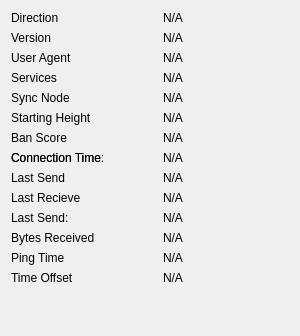
        <widget class="QWidget" name="detailWidget" native="true">
         <property name="minimumSize">
          <size>
           <width>300</width>
           <height>0</height>
          </size>
         </property>
         <layout class="QGridLayout" name="gridLayout_3">
          <item row="0" column="0">
           <widget class="QLabel" name="label_23">
            <property name="text">
             <string>Direction</string>
            </property>
           </widget>
          </item>
          <item row="0" column="2">
           <widget class="QLabel" name="peerDirection">
            <property name="cursor">
             <cursorShape>IBeamCursor</cursorShape>
            </property>
            <property name="text">
             <string>N/A</string>
            </property>
            <property name="textFormat">
             <enum>Qt::PlainText</enum>
            </property>
            <property name="textInteractionFlags">
             <set>Qt::LinksAccessibleByMouse|Qt::TextSelectableByKeyboard|Qt::TextSelectableByMouse</set>
            </property>
           </widget>
          </item>
          <item row="1" column="0">
           <widget class="QLabel" name="label_21">
            <property name="text">
             <string>Version</string>
            </property>
           </widget>
          </item>
          <item row="2" column="0">
           <widget class="QLabel" name="label_28">
            <property name="cursor">
             <cursorShape>IBeamCursor</cursorShape>
            </property>
            <property name="text">
             <string>User Agent</string>
            </property>
            <property name="textFormat">
             <enum>Qt::PlainText</enum>
            </property>
            <property name="textInteractionFlags">
             <set>Qt::LinksAccessibleByMouse|Qt::TextSelectableByKeyboard|Qt::TextSelectableByMouse</set>
            </property>
           </widget>
          </item>
          <item row="2" column="2">
           <widget class="QLabel" name="peerSubversion">
            <property name="cursor">
             <cursorShape>IBeamCursor</cursorShape>
            </property>
            <property name="text">
             <string>N/A</string>
            </property>
            <property name="textFormat">
             <enum>Qt::PlainText</enum>
            </property>
            <property name="textInteractionFlags">
             <set>Qt::LinksAccessibleByMouse|Qt::TextSelectableByKeyboard|Qt::TextSelectableByMouse</set>
            </property>
           </widget>
          </item>
          <item row="3" column="0">
           <widget class="QLabel" name="label_4">
            <property name="text">
             <string>Services</string>
            </property>
           </widget>
          </item>
          <item row="3" column="2">
           <widget class="QLabel" name="peerServices">
            <property name="cursor">
             <cursorShape>IBeamCursor</cursorShape>
            </property>
            <property name="text">
             <string>N/A</string>
            </property>
            <property name="textFormat">
             <enum>Qt::PlainText</enum>
            </property>
            <property name="textInteractionFlags">
             <set>Qt::LinksAccessibleByMouse|Qt::TextSelectableByKeyboard|Qt::TextSelectableByMouse</set>
            </property>
           </widget>
          </item>
          <item row="8" column="0">
           <widget class="QLabel" name="label_22">
            <property name="text">
             <string>Connection Time:</string>
            </property>
           </widget>
          </item>
          <item row="4" column="0">
           <widget class="QLabel" name="label_25">
            <property name="text">
             <string>Sync Node</string>
            </property>
           </widget>
          </item>
          <item row="4" column="2">
           <widget class="QLabel" name="peerSyncNode">
            <property name="cursor">
             <cursorShape>IBeamCursor</cursorShape>
            </property>
            <property name="text">
             <string>N/A</string>
            </property>
            <property name="textFormat">
             <enum>Qt::PlainText</enum>
            </property>
            <property name="textInteractionFlags">
             <set>Qt::LinksAccessibleByMouse|Qt::TextSelectableByKeyboard|Qt::TextSelectableByMouse</set>
            </property>
           </widget>
          </item>
          <item row="5" column="0">
           <widget class="QLabel" name="label_29">
            <property name="text">
             <string>Starting Height</string>
            </property>
           </widget>
          </item>
          <item row="5" column="2">
           <widget class="QLabel" name="peerHeight">
            <property name="cursor">
             <cursorShape>IBeamCursor</cursorShape>
            </property>
            <property name="text">
             <string>N/A</string>
            </property>
            <property name="textFormat">
             <enum>Qt::PlainText</enum>
            </property>
            <property name="textInteractionFlags">
             <set>Qt::LinksAccessibleByMouse|Qt::TextSelectableByKeyboard|Qt::TextSelectableByMouse</set>
            </property>
           </widget>
          </item>
          <item row="7" column="0">
           <widget class="QLabel" name="label_24">
            <property name="text">
             <string>Ban Score</string>
            </property>
           </widget>
          </item>
          <item row="7" column="2">
           <widget class="QLabel" name="peerBanScore">
            <property name="cursor">
             <cursorShape>IBeamCursor</cursorShape>
            </property>
            <property name="text">
             <string>N/A</string>
            </property>
            <property name="textFormat">
             <enum>Qt::PlainText</enum>
            </property>
            <property name="textInteractionFlags">
             <set>Qt::LinksAccessibleByMouse|Qt::TextSelectableByKeyboard|Qt::TextSelectableByMouse</set>
            </property>
           </widget>
          </item>
          <item row="8" column="0">
           <widget class="QLabel" name="label_22">
            <property name="text">
             <string>Connection Time</string>
            </property>
           </widget>
          </item>
          <item row="8" column="2">
           <widget class="QLabel" name="peerConnTime">
            <property name="cursor">
             <cursorShape>IBeamCursor</cursorShape>
            </property>
            <property name="text">
             <string>N/A</string>
            </property>
            <property name="textFormat">
             <enum>Qt::PlainText</enum>
            </property>
            <property name="textInteractionFlags">
             <set>Qt::LinksAccessibleByMouse|Qt::TextSelectableByKeyboard|Qt::TextSelectableByMouse</set>
            </property>
           </widget>
          </item>
          <item row="9" column="0">
           <widget class="QLabel" name="label_15">
            <property name="text">
             <string>Last Send</string>
            </property>
           </widget>
          </item>
          <item row="9" column="2">
           <widget class="QLabel" name="peerLastSend">
            <property name="cursor">
             <cursorShape>IBeamCursor</cursorShape>
            </property>
            <property name="text">
             <string>N/A</string>
            </property>
            <property name="textFormat">
             <enum>Qt::PlainText</enum>
            </property>
            <property name="textInteractionFlags">
             <set>Qt::LinksAccessibleByMouse|Qt::TextSelectableByKeyboard|Qt::TextSelectableByMouse</set>
            </property>
           </widget>
          </item>
          <item row="10" column="0">
           <widget class="QLabel" name="label_19">
            <property name="text">
             <string>Last Recieve</string>
            </property>
           </widget>
          </item>
          <item row="10" column="2">
           <widget class="QLabel" name="peerLastRecv">
            <property name="cursor">
             <cursorShape>IBeamCursor</cursorShape>
            </property>
            <property name="text">
             <string>N/A</string>
            </property>
            <property name="textFormat">
             <enum>Qt::PlainText</enum>
            </property>
            <property name="textInteractionFlags">
             <set>Qt::LinksAccessibleByMouse|Qt::TextSelectableByKeyboard|Qt::TextSelectableByMouse</set>
            </property>
           </widget>
          </item>
          <item row="11" column="0">
           <widget class="QLabel" name="label_18">
            <property name="text">
             <string>Last Send:</string>
            </property>
           </widget>
          </item>
          <item row="11" column="2">
           <widget class="QLabel" name="peerBytesSent">
            <property name="cursor">
             <cursorShape>IBeamCursor</cursorShape>
            </property>
            <property name="text">
             <string>N/A</string>
            </property>
            <property name="textFormat">
             <enum>Qt::PlainText</enum>
            </property>
            <property name="textInteractionFlags">
             <set>Qt::LinksAccessibleByMouse|Qt::TextSelectableByKeyboard|Qt::TextSelectableByMouse</set>
            </property>
           </widget>
          </item>
          <item row="12" column="0">
           <widget class="QLabel" name="label_20">
            <property name="text">
             <string>Bytes Received</string>
            </property>
           </widget>
          </item>
          <item row="12" column="2">
           <widget class="QLabel" name="peerBytesRecv">
            <property name="cursor">
             <cursorShape>IBeamCursor</cursorShape>
            </property>
            <property name="text">
             <string>N/A</string>
            </property>
            <property name="textFormat">
             <enum>Qt::PlainText</enum>
            </property>
            <property name="textInteractionFlags">
             <set>Qt::LinksAccessibleByMouse|Qt::TextSelectableByKeyboard|Qt::TextSelectableByMouse</set>
            </property>
           </widget>
          </item>
          <item row="13" column="0">
           <widget class="QLabel" name="label_26">
            <property name="text">
             <string>Ping Time</string>
            </property>
           </widget>
          </item>
          <item row="13" column="2">
           <widget class="QLabel" name="peerPingTime">
            <property name="cursor">
             <cursorShape>IBeamCursor</cursorShape>
            </property>
            <property name="text">
             <string>N/A</string>
            </property>
            <property name="textFormat">
             <enum>Qt::PlainText</enum>
            </property>
            <property name="textInteractionFlags">
             <set>Qt::LinksAccessibleByMouse|Qt::TextSelectableByKeyboard|Qt::TextSelectableByMouse</set>
            </property>
           </widget>
          </item>
          <item row="14" column="0">
           <widget class="QLabel" name="label_timeoffset">
            <property name="text">
             <string>Time Offset</string>
            </property>
           </widget>
          </item>
          <item row="14" column="2">
           <widget class="QLabel" name="timeoffset">
            <property name="cursor">
             <cursorShape>IBeamCursor</cursorShape>
            </property>
            <property name="text">
             <string>N/A</string>
            </property>
            <property name="textFormat">
             <enum>Qt::PlainText</enum>
            </property>
            <property name="textInteractionFlags">
             <set>Qt::LinksAccessibleByMouse|Qt::TextSelectableByKeyboard|Qt::TextSelectableByMouse</set>
            </property>
           </widget>
          </item>
          <item row="15" column="1">
           <spacer name="verticalSpacer_3">
            <property name="orientation">
             <enum>Qt::Vertical</enum>
            </property>
            <property name="sizeHint" stdset="0">
             <size>
              <width>20</width>
              <height>40</height>
             </size>
            </property>
           </spacer>
          </item>
          <item row="1" column="2">
           <widget class="QLabel" name="peerVersion">
            <property name="text">
             <string>N/A</string>
            </property>
           </widget>
          </item>
         </layout>
        </widget>
